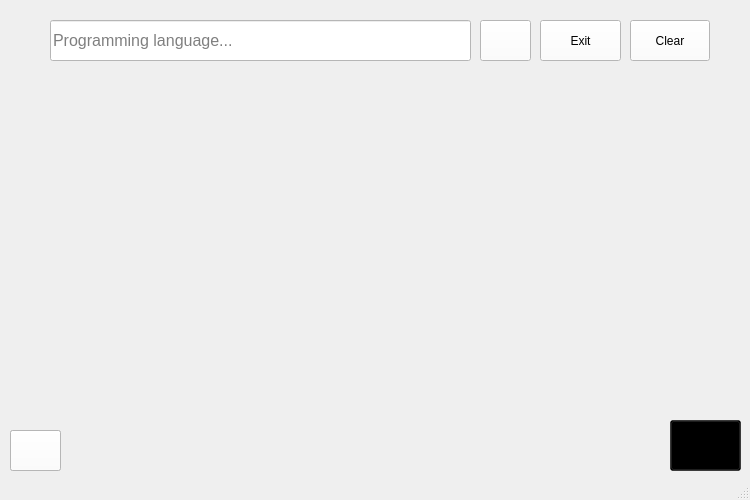
<?xml version="1.0" encoding="UTF-8"?>
<ui version="4.0">
 <class>MainWindow</class>
 <widget class="QMainWindow" name="MainWindow">
  <property name="geometry">
   <rect>
    <x>0</x>
    <y>0</y>
    <width>750</width>
    <height>500</height>
   </rect>
  </property>
  <property name="windowTitle">
   <string>MainWindow</string>
  </property>
  <widget class="QWidget" name="centralwidget">
   <widget class="QLineEdit" name="lineEdit">
    <property name="geometry">
     <rect>
      <x>50</x>
      <y>20</y>
      <width>421</width>
      <height>41</height>
     </rect>
    </property>
    <property name="styleSheet">
     <string notr="true">font-size: 16px;
background-color: white;</string>
    </property>
    <property name="placeholderText">
     <string>Programming language...</string>
    </property>
   </widget>
   <widget class="QPushButton" name="search_button">
    <property name="geometry">
     <rect>
      <x>480</x>
      <y>20</y>
      <width>51</width>
      <height>41</height>
     </rect>
    </property>
    <property name="styleSheet">
     <string notr="true">background-color: white;</string>
    </property>
    <property name="text">
     <string/>
    </property>
    <property name="icon">
     <iconset>
      <normaloff>../../Users/du-20/Downloads/1024px-Search_Icon.svg.png</normaloff>../../Users/du-20/Downloads/1024px-Search_Icon.svg.png</iconset>
    </property>
   </widget>
   <widget class="QPushButton" name="exit_button">
    <property name="geometry">
     <rect>
      <x>540</x>
      <y>20</y>
      <width>81</width>
      <height>41</height>
     </rect>
    </property>
    <property name="styleSheet">
     <string notr="true">background-color: white;</string>
    </property>
    <property name="text">
     <string>Exit</string>
    </property>
   </widget>
   <widget class="QLabel" name="image">
    <property name="geometry">
     <rect>
      <x>100</x>
      <y>110</y>
      <width>571</width>
      <height>341</height>
     </rect>
    </property>
    <property name="text">
     <string/>
    </property>
   </widget>
   <widget class="QPushButton" name="clearButton">
    <property name="geometry">
     <rect>
      <x>630</x>
      <y>20</y>
      <width>80</width>
      <height>41</height>
     </rect>
    </property>
    <property name="styleSheet">
     <string notr="true">background-color: white;</string>
    </property>
    <property name="text">
     <string>Clear</string>
    </property>
   </widget>
   <widget class="QLabel" name="titleLabel">
    <property name="geometry">
     <rect>
      <x>320</x>
      <y>70</y>
      <width>181</width>
      <height>41</height>
     </rect>
    </property>
    <property name="styleSheet">
     <string notr="true">font-size: 16px;</string>
    </property>
    <property name="text">
     <string/>
    </property>
   </widget>
   <widget class="QLabel" name="logo">
    <property name="geometry">
     <rect>
      <x>20</x>
      <y>70</y>
      <width>81</width>
      <height>61</height>
     </rect>
    </property>
    <property name="text">
     <string/>
    </property>
   </widget>
   <widget class="QPushButton" name="info">
    <property name="geometry">
     <rect>
      <x>670</x>
      <y>420</y>
      <width>71</width>
      <height>51</height>
     </rect>
    </property>
    <property name="styleSheet">
     <string notr="true">background-color: transparent;</string>
    </property>
    <property name="text">
     <string/>
    </property>
    <property name="icon">
     <iconset>
      <normaloff>../../Users/du-20/Downloads/-20-mb-format-psd-color-theme-blue-white-keywords-information-icon-2-removebg-preview.png</normaloff>../../Users/du-20/Downloads/-20-mb-format-psd-color-theme-blue-white-keywords-information-icon-2-removebg-preview.png</iconset>
    </property>
    <property name="iconSize">
     <size>
      <width>50</width>
      <height>50</height>
     </size>
    </property>
   </widget>
   <widget class="QLabel" name="description">
    <property name="geometry">
     <rect>
      <x>80</x>
      <y>100</y>
      <width>561</width>
      <height>241</height>
     </rect>
    </property>
    <property name="styleSheet">
     <string notr="true">font-size: 13px;</string>
    </property>
    <property name="text">
     <string/>
    </property>
   </widget>
   <widget class="QPushButton" name="dark_mode">
    <property name="geometry">
     <rect>
      <x>10</x>
      <y>430</y>
      <width>51</width>
      <height>41</height>
     </rect>
    </property>
    <property name="styleSheet">
     <string notr="true">background-color: white;</string>
    </property>
    <property name="text">
     <string/>
    </property>
    <property name="icon">
     <iconset>
      <normaloff>../../Users/du-20/Downloads/6714978.png</normaloff>../../Users/du-20/Downloads/6714978.png</iconset>
    </property>
    <property name="iconSize">
     <size>
      <width>40</width>
      <height>40</height>
     </size>
    </property>
   </widget>
   <widget class="QPushButton" name="light_mode">
    <property name="geometry">
     <rect>
      <x>10</x>
      <y>430</y>
      <width>51</width>
      <height>41</height>
     </rect>
    </property>
    <property name="styleSheet">
     <string notr="true">background-color: white;</string>
    </property>
    <property name="text">
     <string/>
    </property>
    <property name="icon">
     <iconset>
      <normaloff>../../Users/du-20/Downloads/free-sun-icon-3337-thumb (1).png</normaloff>../../Users/du-20/Downloads/free-sun-icon-3337-thumb (1).png</iconset>
    </property>
    <property name="iconSize">
     <size>
      <width>50</width>
      <height>50</height>
     </size>
    </property>
   </widget>
   <widget class="QPushButton" name="info_2">
    <property name="geometry">
     <rect>
      <x>670</x>
      <y>420</y>
      <width>71</width>
      <height>51</height>
     </rect>
    </property>
    <property name="styleSheet">
     <string notr="true">background-color: transparent;</string>
    </property>
    <property name="text">
     <string/>
    </property>
    <property name="icon">
     <iconset>
      <normaloff>../../Users/du-20/Downloads/-20-mb-format-psd-color-theme-blue-white-keywords-information-icon-2-removebg-preview.png</normaloff>../../Users/du-20/Downloads/-20-mb-format-psd-color-theme-blue-white-keywords-information-icon-2-removebg-preview.png</iconset>
    </property>
    <property name="iconSize">
     <size>
      <width>50</width>
      <height>50</height>
     </size>
    </property>
   </widget>
   <zorder>info_2</zorder>
   <zorder>lineEdit</zorder>
   <zorder>search_button</zorder>
   <zorder>exit_button</zorder>
   <zorder>image</zorder>
   <zorder>clearButton</zorder>
   <zorder>titleLabel</zorder>
   <zorder>logo</zorder>
   <zorder>info</zorder>
   <zorder>description</zorder>
   <zorder>dark_mode</zorder>
   <zorder>light_mode</zorder>
  </widget>
  <widget class="QMenuBar" name="menubar">
   <property name="geometry">
    <rect>
     <x>0</x>
     <y>0</y>
     <width>750</width>
     <height>21</height>
    </rect>
   </property>
  </widget>
  <widget class="QStatusBar" name="statusbar"/>
 </widget>
 <resources/>
 <connections/>
</ui>
